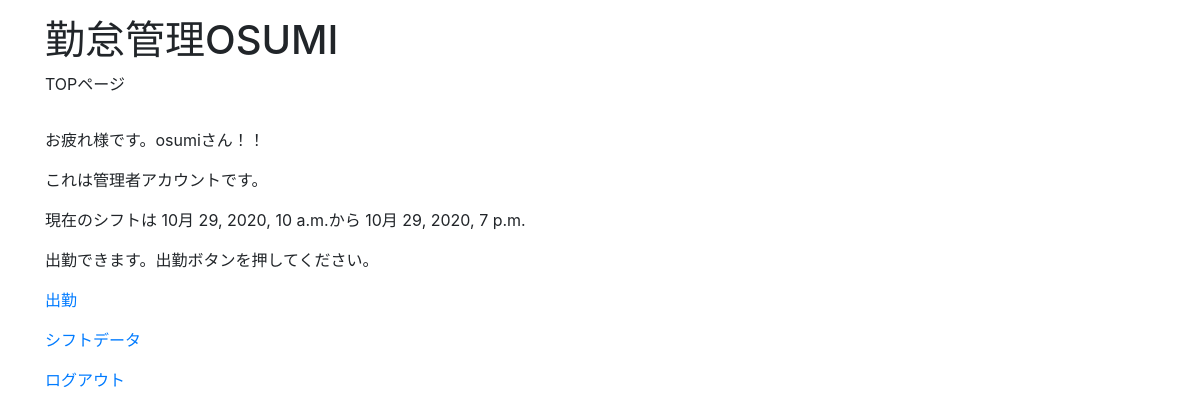
The page /attendance2/ (signed in) on the database as committed earlier.
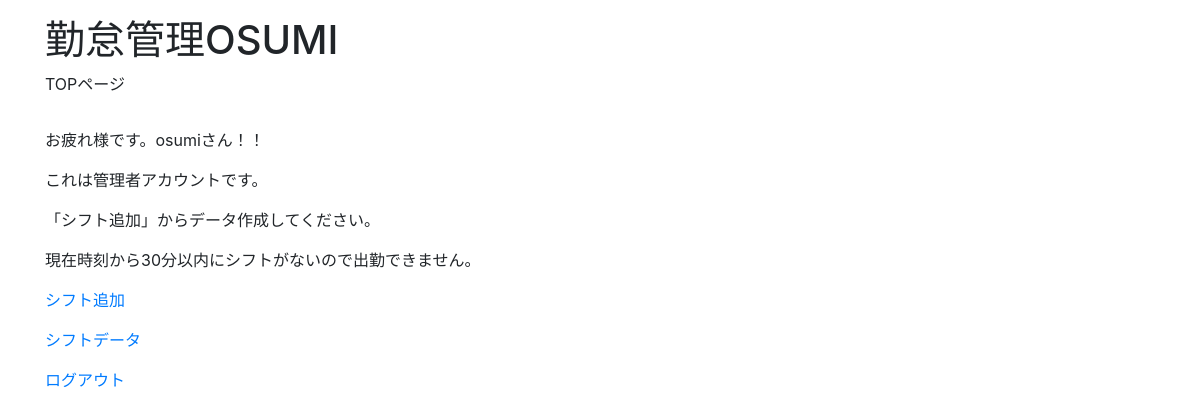
The same page on the database as committed later.
### attendance2/models.py (models this page shows, shortened)
class Attendance(models.Model):
    user = models.ForeignKey(CustomUser, on_delete=models.CASCADE, verbose_name="スタッフ名")
    scheduled_attend_time = models.DateTimeField(blank=True, null=True,verbose_name="出勤予定時刻")
    scheduled_leave_time = models.DateTimeField(blank=True, null=True,verbose_name="退勤予定時刻")
    attend_time = models.DateTimeField(blank=True, null=True, verbose_name="出勤時刻")
    leave_time = models.DateTimeField(blank=True, null=True, verbose_name="退勤時刻")
    work_time=models.DurationField(default=timedelta(), verbose_name="労働時間")
    remarks = models.TextField(blank=True, null=True, verbose_name="備考欄")

### attendance2/views.py (the view, shortened to what this page needs)
# urls.py: path('', views.home, name='home'),#TOPページ
def home(request):#TOPページ
    from .models import Attendance
    params = {'message': str(request.user)}
    if Attendance.objects.filter(Q(user=request.user),Q(scheduled_attend_time__lt=datetime.now()+timedelta(minutes=30)),Q(scheduled_leave_time__gt=datetime.now()),Q(attend_time=None),Q(leave_time=None)).exists():
        if Attendance.objects.filter(Q(user=request.user),Q(scheduled_leave_time__gt=datetime.now()),Q(attend_time=None)|Q(leave_time=None)).exists():
            data=Attendance.objects.filter(Q(user=request.user),Q(scheduled_leave_time__gt=datetime.now()),Q(attend_time=None)|Q(leave_time=None)).earliest('scheduled_attend_time')
            params = {  'message': request.user,#アカウントユーザー名表示
                        'attend_flag':True,#出勤ボタン表示flag
                        'leave_flag':False,#退勤ボタン表示flag
                        'data_flag':True,#データ存在flag
                        'data':data#次のシフト表示
                    }
        else:
            params = {  'message': request.user,
                        'attend_flag':True,
                        'leave_flag':False,
                        'data_flag':False
                    }
    else:
        params = {  'message': request.user,
                    'attend_flag':False,
                    'leave_flag':False,
                    'data_flag':False
                }
    return render(request, 'attendance2/home.html',params)

### attendance2/templates/attendance2/home.html (shortened to what this page needs)
<!doctype html>
<html lang="ja">
  <head>
    <link rel="stylesheet" href="https://stackpath.bootstrapcdn.com/bootstrap/4.5.0/css/bootstrap.min.css">
  </head>
  <body>
  </body>
</html>
<!DOCTYPE html>
<html>
    <div class="container">
        <h1>勤怠管理OSUMI</h1>
        <p>TOPページ</p>
    </div>
    <div class="py-3">
        <div class="container">
            <p>お疲れ様です。{{ message }}さん！！<p />
            {% if request.user.authority == '管理者'%}
                これは管理者アカウントです。
            {% elif request.user.authority == '一般人' %}
                これは一般ユーザーアカウントです。
            {% else %}
                このアカウントはログインしていません。
            {% endif %}
            <p />
            {% if data_flag and attend_flag == False and leave_flag ==　False　%}
                次のシフトは
                {{data.scheduled_attend_time}}から
                {{data.scheduled_leave_time}}<p />
            {% elif data_flag %}
                現在のシフトは
                {{data.scheduled_attend_time}}から
                {{data.scheduled_leave_time}}<p />
            {% else %}
                「シフト追加」からデータ作成してください。<p />
            {% endif %}
            {% if attend_flag == False and leave_flag　== False %}
                現在時刻から30分以内にシフトがないので出勤できません。<p />
            {% elif attend_flag == True %}
                出勤できます。出勤ボタンを押してください。<p />
            {% elif leave_flag == True %}
                退勤できます。退勤ボタンを押してください。<p />
            {% endif %}
            {% if data_flag == False and request.user.authority == '管理者'%}
                <a href='shift_addition_menu'>シフト追加</a><p />
            {% endif %}
            {% if attend_flag %}
                <a href='attend_time'>出勤</a><p />
            {% endif %}
            <a href='list'>シフトデータ</a><p />
            <a href='../myapp'>ログアウト</a><p />
</html>

Rows that differ between the two databases and show on the page:
removed Attendance: scheduled_attend_time "10月 29, 2020, 10 a.m.", scheduled_leave_time "10月 29, 2020, 7 p.m."
Other text that changed with them:
text no longer shown: "現在のシフトは から 出勤できます。出勤ボタンを押してください。 出勤"
text now shown: "「シフト追加」からデータ作成してください。 現在時刻から30分以内にシフトがないので出勤できません。 シフト追加"
